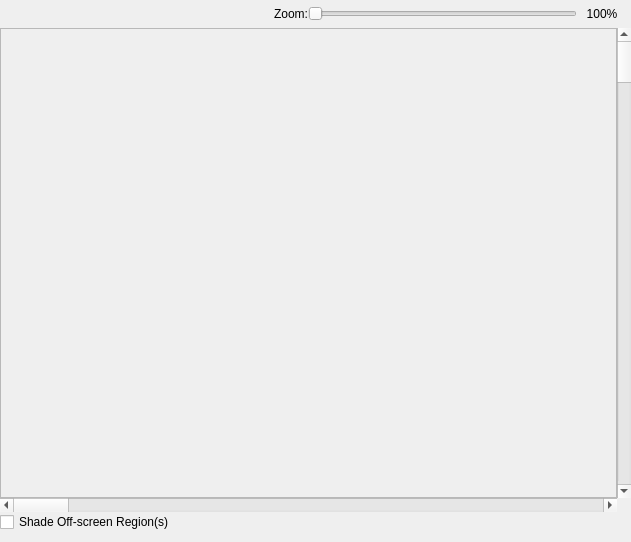
<?xml version="1.0" encoding="UTF-8"?>
<ui version="4.0">
 <class>NameTableDisplayDialog</class>
 <widget class="QDialog" name="NameTableDisplayDialog">
  <property name="geometry">
   <rect>
    <x>0</x>
    <y>0</y>
    <width>631</width>
    <height>542</height>
   </rect>
  </property>
  <property name="windowTitle">
   <string>Dialog</string>
  </property>
  <layout class="QGridLayout" name="gridLayout">
   <property name="leftMargin">
    <number>0</number>
   </property>
   <property name="topMargin">
    <number>0</number>
   </property>
   <property name="rightMargin">
    <number>0</number>
   </property>
   <property name="bottomMargin">
    <number>10</number>
   </property>
   <property name="spacing">
    <number>0</number>
   </property>
   <item row="0" column="0" colspan="2">
    <layout class="QHBoxLayout" name="horizontalLayout">
     <property name="margin">
      <number>4</number>
     </property>
     <item>
      <spacer name="horizontalSpacer">
       <property name="orientation">
        <enum>Qt::Horizontal</enum>
       </property>
       <property name="sizeHint" stdset="0">
        <size>
         <width>40</width>
         <height>20</height>
        </size>
       </property>
      </spacer>
     </item>
     <item>
      <widget class="QLabel" name="label_2">
       <property name="text">
        <string>Zoom:</string>
       </property>
      </widget>
     </item>
     <item>
      <widget class="QSlider" name="zoomSlider">
       <property name="minimum">
        <number>100</number>
       </property>
       <property name="maximum">
        <number>1000</number>
       </property>
       <property name="pageStep">
        <number>100</number>
       </property>
       <property name="orientation">
        <enum>Qt::Horizontal</enum>
       </property>
       <property name="invertedAppearance">
        <bool>false</bool>
       </property>
       <property name="invertedControls">
        <bool>false</bool>
       </property>
      </widget>
     </item>
     <item>
      <widget class="QLabel" name="zoomValueLabel">
       <property name="sizePolicy">
        <sizepolicy hsizetype="Fixed" vsizetype="Preferred">
         <horstretch>0</horstretch>
         <verstretch>0</verstretch>
        </sizepolicy>
       </property>
       <property name="minimumSize">
        <size>
         <width>50</width>
         <height>0</height>
        </size>
       </property>
       <property name="maximumSize">
        <size>
         <width>50</width>
         <height>16777215</height>
        </size>
       </property>
       <property name="text">
        <string>100%</string>
       </property>
       <property name="alignment">
        <set>Qt::AlignCenter</set>
       </property>
      </widget>
     </item>
    </layout>
   </item>
   <item row="1" column="0">
    <widget class="QFrame" name="frame">
     <property name="sizePolicy">
      <sizepolicy hsizetype="Preferred" vsizetype="Expanding">
       <horstretch>0</horstretch>
       <verstretch>0</verstretch>
      </sizepolicy>
     </property>
     <property name="frameShape">
      <enum>QFrame::StyledPanel</enum>
     </property>
     <property name="frameShadow">
      <enum>QFrame::Sunken</enum>
     </property>
     <layout class="QGridLayout" name="gridLayout_2">
      <property name="margin">
       <number>0</number>
      </property>
      <property name="spacing">
       <number>0</number>
      </property>
     </layout>
    </widget>
   </item>
   <item row="1" column="1">
    <widget class="QScrollBar" name="verticalScrollBar">
     <property name="orientation">
      <enum>Qt::Vertical</enum>
     </property>
    </widget>
   </item>
   <item row="2" column="0">
    <widget class="QScrollBar" name="horizontalScrollBar">
     <property name="orientation">
      <enum>Qt::Horizontal</enum>
     </property>
    </widget>
   </item>
   <item row="3" column="0">
    <layout class="QGridLayout" name="gridLayout_3">
     <item row="0" column="0">
      <widget class="QCheckBox" name="showVisible">
       <property name="text">
        <string>Shade Off-screen Region(s)</string>
       </property>
      </widget>
     </item>
    </layout>
   </item>
  </layout>
 </widget>
 <resources/>
 <connections/>
</ui>
